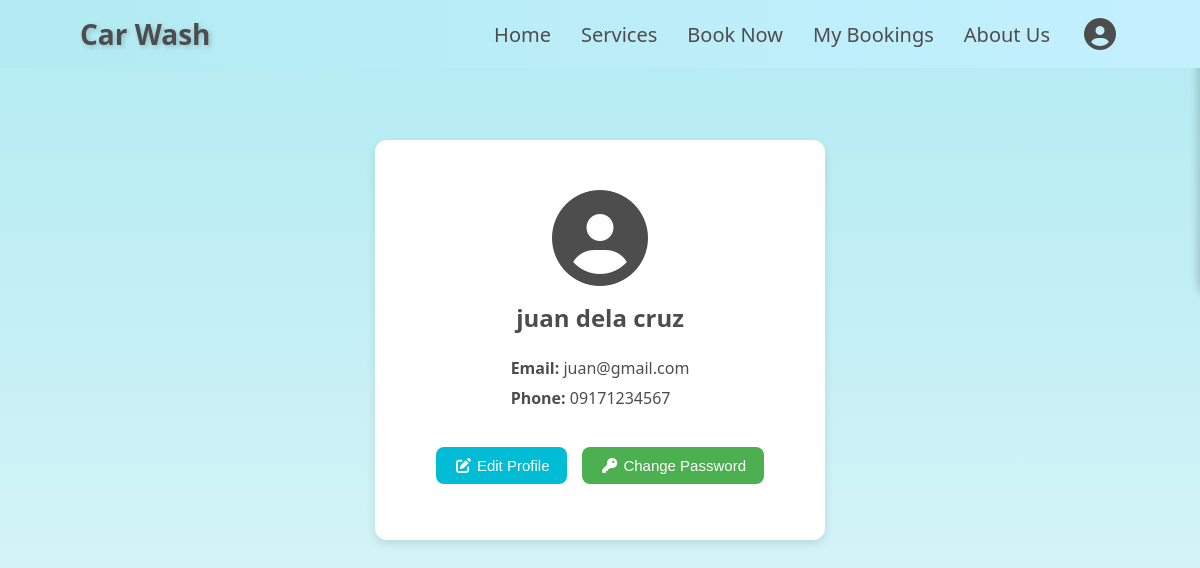
The app's page /user/profile.php (signed in), older data.
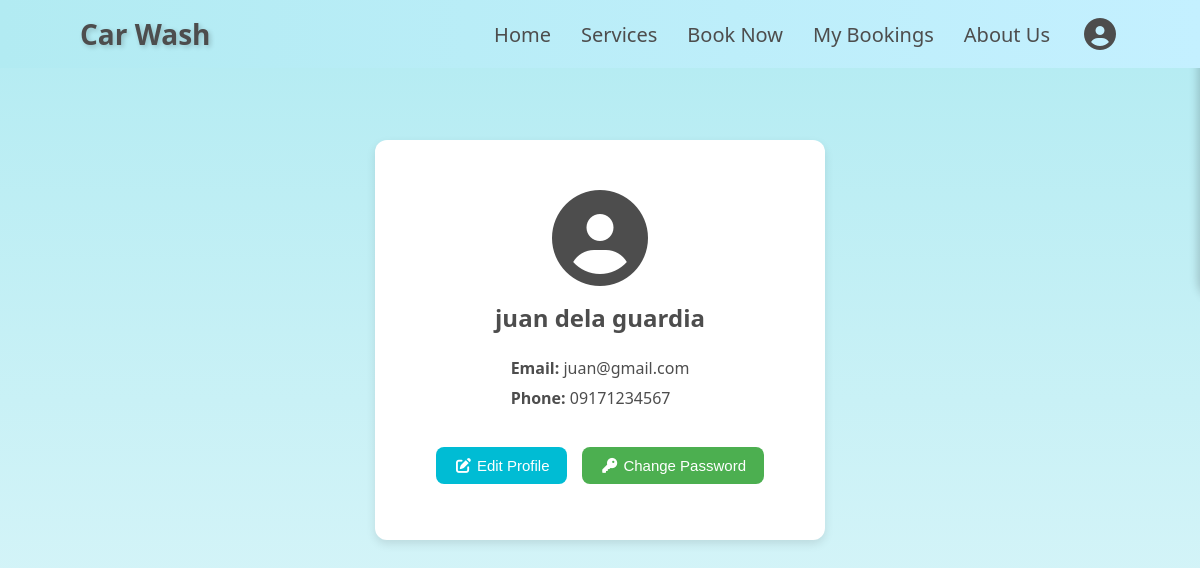
The same page, newer data.
### tables this page shows
CREATE TABLE `users` (
  `user_id` int(10) UNSIGNED NOT NULL,
  `name` varchar(100) NOT NULL,
  `email` varchar(100) NOT NULL,
  `password` varchar(255) NOT NULL,
  `role` enum('customer','admin') NOT NULL DEFAULT 'customer',
  `phone` varchar(15) NOT NULL,
  `created_at` timestamp NOT NULL DEFAULT current_timestamp()
);

### user/profile.php (the view, shortened to what this page needs)
<?php
include '../config/config.php';
$user_id = $_SESSION['user_id'];
$stmt = $conn->prepare("SELECT name, email, phone FROM users WHERE user_id = ?");
$stmt->bind_param("i", $user_id);
$stmt->execute();
$result = $stmt->get_result();
$user = $result->fetch_assoc();
?>
<!DOCTYPE html>
<html lang="en">
<head>
    <link rel="stylesheet" href="../assets/style.css">
    <link rel="stylesheet" href="../assets/css/all.min.css">
    <link rel="stylesheet" href="../assets/toastify.css">
    <link rel="stylesheet" href="../assets/profile.css">
</head>
<body>
    <header class="header">
        <div class="logo">Car Wash</div>
        <ul class="nav-links">
            <li><a href="index.php#home" class="nav-link">Home</a></li>
            <li><a href="index.php#services" class="nav-link">Services</a></li>
            <li><a href="booking.php" class="nav-link">Book Now</a></li>
            <li><a href="my_bookings.php" class="nav-link">My Bookings</a></li>
            <li><a href="index.php#about" class="nav-link">About Us</a></li>
            <li>
                <div class="profile-icon" role="button" aria-haspopup="true" aria-expanded="false" tabindex="0">
                    <i class="fas fa-user-circle nav-icon fa-2x" aria-hidden="true"></i>
                </div>
            </li>
        </ul>
    </header>
    <section class="profile-sect">
        <div class="profile-card">
            <div class="prof-icon"><i class="fas fa-user-circle nav-icon fa-6x"></i></div>
            <h2><?= htmlspecialchars($user['name']); ?></h2>
            <div class="info">
                <p><span>Email:</span> <?= htmlspecialchars($user['email']); ?></p>
                <p><span>Phone:</span> <?= htmlspecialchars($user['phone']); ?></p>
            </div>
            <div class="btn-container">
                <button class="btn" onclick="window.location.href='edit_profile.php'">
                    <i class="fas fa-edit"></i> Edit Profile
                </button>
                <button class="btn btn-secondary" onclick="window.location.href='change_password.php'">
                    <i class="fas fa-key"></i> Change Password
                </button>
            </div>
        </div>
    </section>
</body>
</html>

### assets/style.css (style rules this page uses)
* { margin: 0; padding: 0; box-sizing: border-box; }
body { font-family: 'Segoe UI', Tahoma, Geneva, Verdana, sans-serif; background: #b0e0e6; min-height: 100vh; }
.header { display: flex; align-items: center; justify-content: space-between; padding: 15px 80px; background: linear-gradient(90deg, #B2EBF2, #c4f0ff); backdrop-filter: blur(10px); position: fixed; top: 0; left: 0; right: 0; z-index: 100; }
.logo { color: #4d4d4d; font-size: 28px; font-weight: bold; text-shadow: 2px 2px 5px rgba(0, 0, 0, 0.2); text-decoration: none; }
.nav-links { display: flex; list-style: none; gap: 30px; align-items: center; }
.nav-links li a { text-decoration: none; color: #4d4d4d; font-size: 20px; font-weight: 500; transition: color 0.3s; }
.nav-links { position: relative; }
.nav-link { position: relative; padding-bottom: 6px; }
.nav-link::after { content: ""; position: absolute; left: 0; bottom: 0; width: 0%; height: 3px; background-color: #4A90E2; border-radius: 2px; transition: width 0.3s ease; }
.profile-icon { cursor: pointer; color: #4d4d4d; transition: transform 0.3s, color 0.3s; }

### assets/profile.css (style rules this page uses)
body { font-family: Arial, sans-serif; background: linear-gradient(to bottom, #B2EBF2, #c4f0ff); height: 100vh; }
.profile-sect { display: flex; justify-content: center; }
.profile-card { display: flex; flex-direction: column; align-items: center; background: white; margin: 140px auto; padding: 30px 40px; border-radius: 12px; box-shadow: 0 4px 10px rgba(0, 0, 0, 0.1); width: 450px; height: 400px; text-align: center; }
.prof-icon { margin-top: 20px; color: #4d4d4d; }
h2 { color: #4d4d4d; font-weight: bold; margin-top: 15px; margin-bottom: 15px; }
.info { text-align: left; margin-bottom: 20px; }
.info p { margin: 8px 0; font-size: 16px; color: #4d4d4d; }
.info span { font-weight: bold; color: #4d4d4d; }
.btn-container { display: flex; justify-content: center; gap: 15px; margin-top: 10px; }
.btn { background: #00bcd4; color: white; border: none; padding: 10px 18px; border-radius: 8px; font-size: 15px; cursor: pointer; transition: 0.3s; }
.btn-secondary { background: #4caf50; }

### user/profile.php (style rules this page uses)
body { font-family: 'Segoe UI', Tahoma, Geneva, Verdana, sans-serif; background: linear-gradient(to bottom, #B2EBF2, #E0F7FA); height: 100vh; }

Row changes from the older to the newer data that the page shows:
changed users "juan@gmail.com": name "juan dela cruz" → "juan dela guardia"
